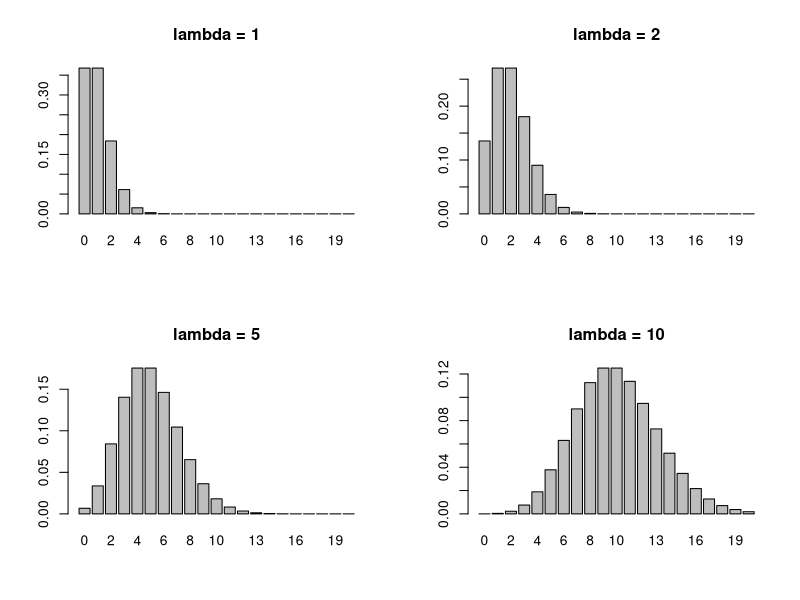
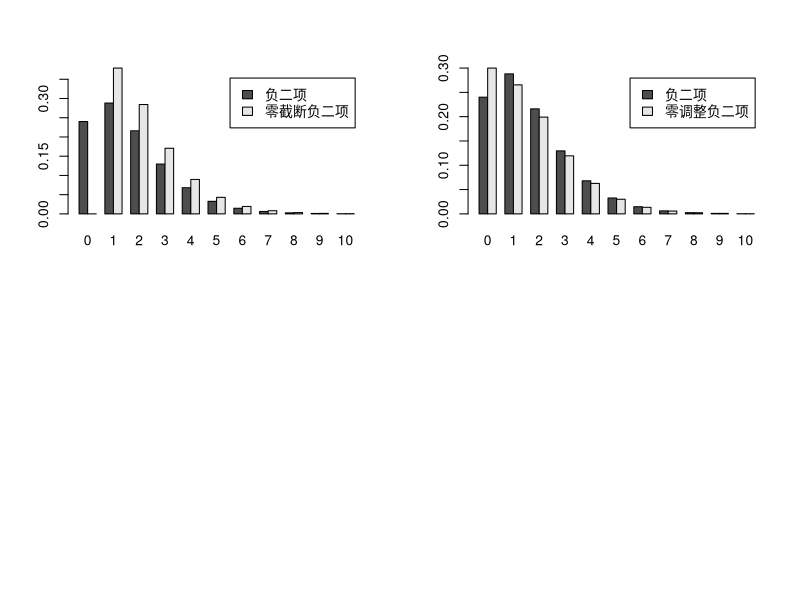

Recreate these plots in R, in order.
## ---- chunk 1
# density function 概率函数
#dpois(x, lambda, log = FALSE) # lambda 表示均值, log = TRUE 表示输出log(f(x))
# distribution function 分布函数
#ppois(q, lambda, lower.tail = TRUE, log.p = FALSE)
# quantile function 分布函数的逆函数（分位数函数）
#qpois(p, lambda, lower.tail = TRUE, log.p = FALSE)
# 泊松分布的随机数 - 模拟
#rpois(n, lambda = 10) # 模拟 n 个服从期望为10的泊松分布
# 画图- 不同lambda的泊松分布的概率函数图
par(mfrow = c(2,2))
lambda.po <- c(1, 2, 5, 10) # lambda 取值为 1,2,5,10
x0 <- seq(0, 20)            # x 取值为 0-25 的整数
for(lambda.po in c(1, 2, 5, 10)){
  barplot(dpois(x0, lambda.po), names.arg = x0, main = paste('lambda = ', lambda.po, sep = ''))
}
## ---- chunk 2
## 索赔次数等于3的概率
dpois(3, lambda = 2)
## 索赔次数小于等于4的概率为
ppois(4, lambda = 2)
## 索赔次数大于等于3小于等于5的概率
ppois(5, 2) - ppois(2, 2)
## ---- chunk 3
## 负二项分布的概率
x = 0:10
p = dnbinom(x,4,0.7)
round(p,3)

## 零截断负二项分布的概率
p0 = p[1]   ##零点的概率
pt1 = p[2:11]/(1-p0)  ##其它点上的概率
pt = c(0, pt1)
round(pt,3)

## 绘图比较负二项和零截断负二项的概率
com = rbind(负二项 = p, 零截断负二项 = pt)
barplot(com,beside=TRUE,names.arg=0:10,legend.text=TRUE)
## ---- chunk 4
## 负二项分布的概率
x = 0:10
p = dnbinom(x, 4, 0.7)
round(p,3)

## 零调整负二项分布的概率
p0 = 0.3  ##调整零点的概率
pm = (1-p0)*p[2:11]/(1-p[1])  ##其它点上的概率
pm = c(p0,pm)
round(pm, 3)

## 绘图
com = rbind(负二项 = p, 零调整负二项 = pm)
barplot(com, beside = TRUE, names.arg = 0:10,legend.text=TRUE)

## ---- chunk 5
qnorm ( 0.95, mean = 33, sd = 109)
